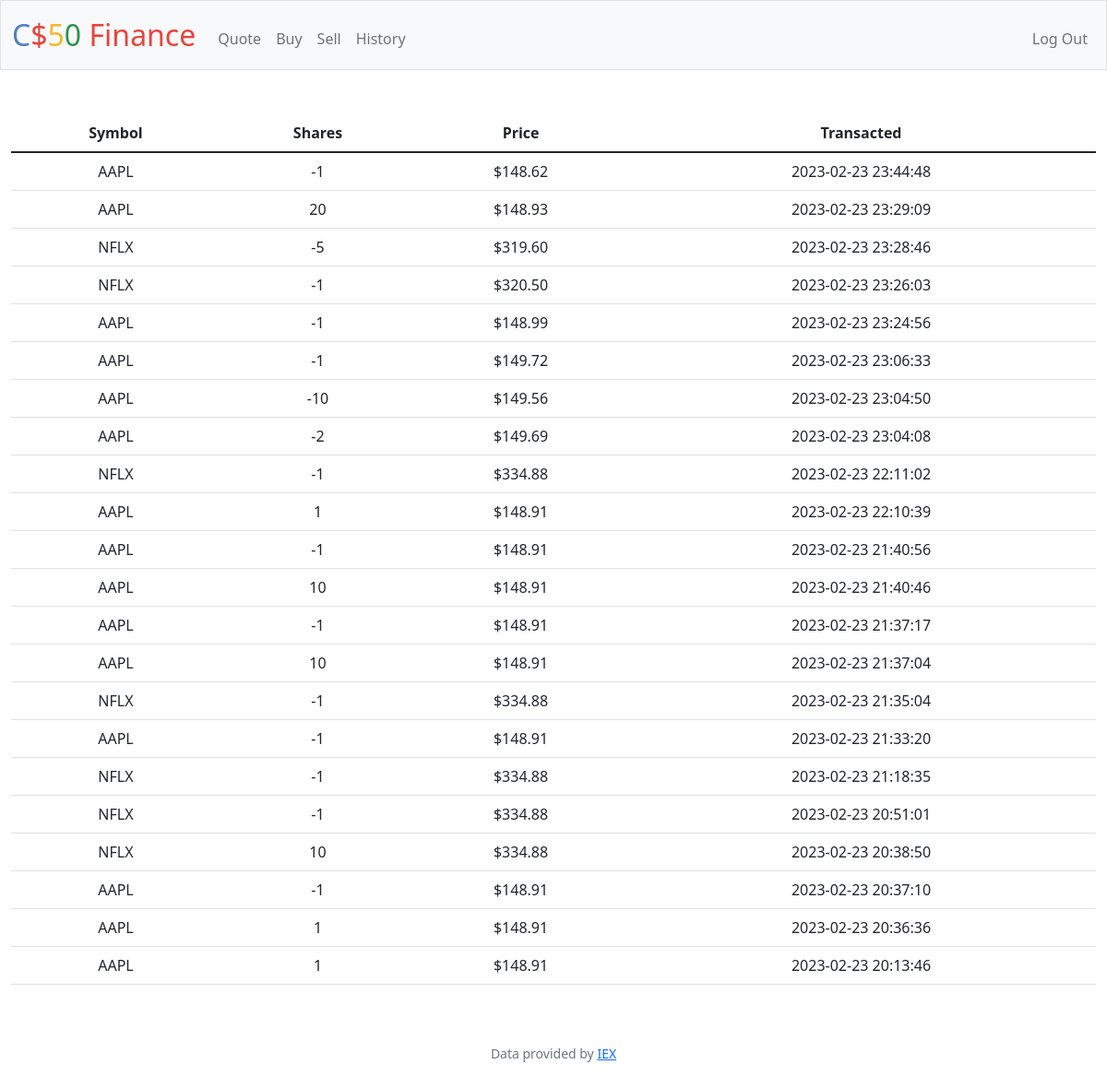
Screenshot of /history (signed in) with the database file from the repository.
### tables this page shows
CREATE TABLE "transactions" (
'id' INTEGER NOT NULL,
    'symbol' TEXT NOT NULL,
'shares' INTEGER NOT NULL,
'price' REAL NOT NULL,
'transacted' DATETIME NOT NULL
);

### app.py (the view)
@app.route("/history")
@login_required
def history():
    history = db.execute("SELECT * FROM transactions WHERE id = ? ORDER BY transacted DESC", session["user_id"])
    return render_template("history.html", history=history)

### app.py (called while the page is built)
@app.after_request
def after_request(response):
    response.headers["Cache-Control"] = "no-cache, no-store, must-revalidate"
    response.headers["Expires"] = 0
    response.headers["Pragma"] = "no-cache"
    return response

### helpers.py (called while the page is built)
def login_required(f):
    @wraps(f)
    def decorated_function(*args, **kwargs):
        if session.get("user_id") is None:
            return redirect("/login")
        return f(*args, **kwargs)
    return decorated_function

def usd(value):
    return f"${value:,.2f}"

### templates/history.html (shortened to what this page needs)
{% extends "layout.html" %}
{% block main %}
    <table class="table table-hover">
        <thead>
             <tr>
                <th>Symbol</th>
                <th>Shares</th>
                <th>Price</th>
                <th>Transacted</th>
            </tr>
        </thead>
        <tbody>
            {% for item in history %}
                <tr>
                    <td>{{ item["symbol"] }}</td>
                    <td>{{ item["shares"] }}</td>
                    <td>{{ item["price"] | usd }}</td>
                    <td>{{ item["transacted"]}} </td>
                </tr>
            {% endfor %}
        </tbody>
    </table>
{% endblock %}

### templates/layout.html (shortened to what this page needs)
<!DOCTYPE html>
<html lang="en">
    <head>
        <link href="https://cdn.jsdelivr.net/npm/bootstrap@5.1.3/dist/css/bootstrap.min.css" rel="stylesheet">
        <link href="/static/styles.css" rel="stylesheet">
    </head>
    <body>
        <nav class="bg-light border navbar navbar-expand-md navbar-light">
            <div class="container-fluid">
                <a class="navbar-brand" href="/"><span class="blue">C</span><span class="red">$</span><span class="yellow">5</span><span class="green">0</span> <span class="red">Finance</span></a>
                <div class="collapse navbar-collapse" id="navbar">
                    {% if session["user_id"] %}
                        <ul class="navbar-nav me-auto mt-2">
                            <li class="nav-item"><a class="nav-link" href="/quote">Quote</a></li>
                            <li class="nav-item"><a class="nav-link" href="/buy">Buy</a></li>
                            <li class="nav-item"><a class="nav-link" href="/sell">Sell</a></li>
                            <li class="nav-item"><a class="nav-link" href="/history">History</a></li>
                        </ul>
                        <ul class="navbar-nav ms-auto mt-2">
                            <li class="nav-item"><a class="nav-link" href="/logout">Log Out</a></li>
                        </ul>
                    {% else %}
                        <ul class="navbar-nav ms-auto mt-2">
                            <li class="nav-item"><a class="nav-link" href="/register">Register</a></li>
                            <li class="nav-item"><a class="nav-link" href="/login">Log In</a></li>
                        </ul>
                    {% endif %}
                </div>
            </div>
        </nav>
        <main class="container-fluid py-5 text-center">
            {% block main %}{% endblock %}
        </main>
        <footer class="mb-5 small text-center text-muted">
            Data provided by <a href="https://iexcloud.io/">IEX</a>
        </footer>
    </body>
</html>

### static/styles.css (style rules this page uses)
nav .navbar-brand { font-size: xx-large; }
nav .navbar-brand .blue { color: #537fbe; }
nav .navbar-brand .red { color: #ea433b; }
nav .navbar-brand .yellow { color: #f5b82e; }
nav .navbar-brand .green { color: #2e944b; }

### rows the page displays
transactions: symbol "AAPL", shares "-1", price "$148.62", transacted "2023-02-23 23:44:48"
transactions: symbol "AAPL", shares "20", price "$148.93", transacted "2023-02-23 23:29:09"
transactions: symbol "NFLX", shares "-5", price "$319.60", transacted "2023-02-23 23:28:46"
transactions: symbol "NFLX", shares "-1", price "$320.50", transacted "2023-02-23 23:26:03"
transactions: symbol "AAPL", shares "-1", price "$148.99", transacted "2023-02-23 23:24:56"
transactions: symbol "AAPL", shares "-1", price "$149.72", transacted "2023-02-23 23:06:33"
transactions: symbol "AAPL", shares "-10", price "$149.56", transacted "2023-02-23 23:04:50"
transactions: symbol "AAPL", shares "-2", price "$149.69", transacted "2023-02-23 23:04:08"
transactions: symbol "NFLX", shares "-1", price "$334.88", transacted "2023-02-23 22:11:02"
transactions: symbol "AAPL", shares "1", price "$148.91", transacted "2023-02-23 22:10:39"
transactions: symbol "AAPL", shares "-1", price "$148.91", transacted "2023-02-23 21:40:56"
transactions: symbol "AAPL", shares "10", price "$148.91", transacted "2023-02-23 21:40:46"
transactions: symbol "AAPL", shares "-1", price "$148.91", transacted "2023-02-23 21:37:17"
transactions: symbol "AAPL", shares "10", price "$148.91", transacted "2023-02-23 21:37:04"
transactions: symbol "NFLX", shares "-1", price "$334.88", transacted "2023-02-23 21:35:04"
transactions: symbol "AAPL", shares "-1", price "$148.91", transacted "2023-02-23 21:33:20"
transactions: symbol "NFLX", shares "-1", price "$334.88", transacted "2023-02-23 21:18:35"
transactions: symbol "NFLX", shares "-1", price "$334.88", transacted "2023-02-23 20:51:01"
transactions: symbol "NFLX", shares "10", price "$334.88", transacted "2023-02-23 20:38:50"
transactions: symbol "AAPL", shares "-1", price "$148.91", transacted "2023-02-23 20:37:10"
transactions: symbol "AAPL", shares "1", price "$148.91", transacted "2023-02-23 20:36:36"
transactions: symbol "AAPL", shares "1", price "$148.91", transacted "2023-02-23 20:13:46"
